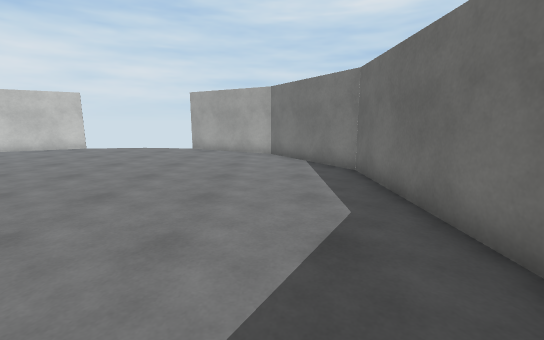
view 1 (above)

12 first-person views from a walk through a 3-D level made in the Unity game engine. The camera is 1.4 m above the floor, tilts 10° down and sees 90° across. The floor is counted in squares, 1 m on a side. Each view is taken from the middle of a square. On the plan, view 1 faces up. The plan holds only what a view shows up to about 13 squares ahead; the rest is blank. The place goes on beyond the plan. Surface patterns are stand-ins for the level's own textures.

view 2
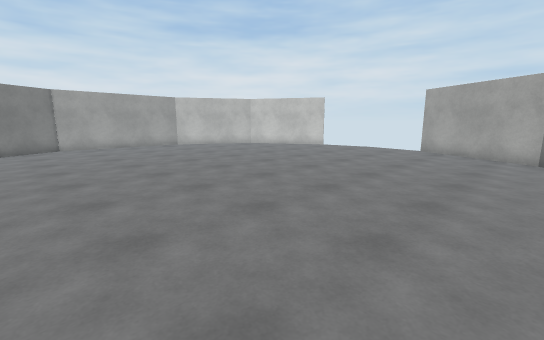

view 3
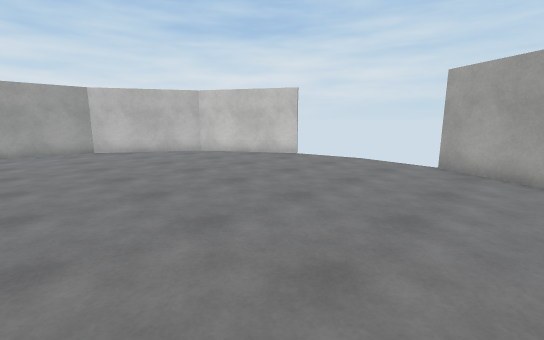

view 4
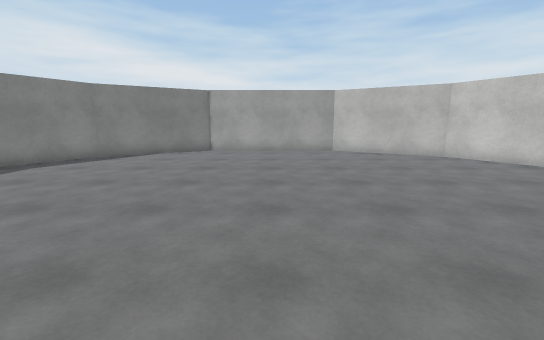

view 5
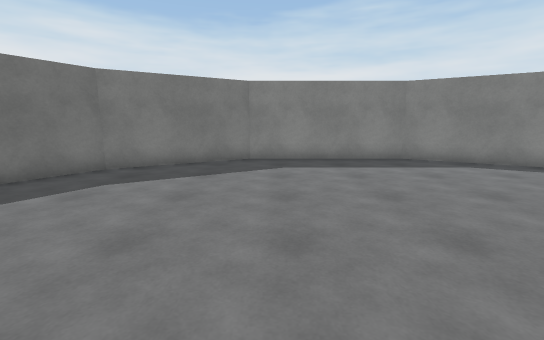

view 6
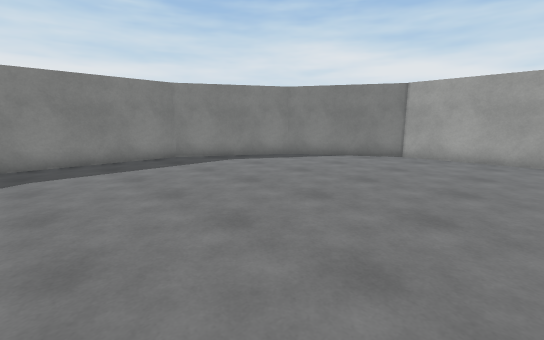

view 7
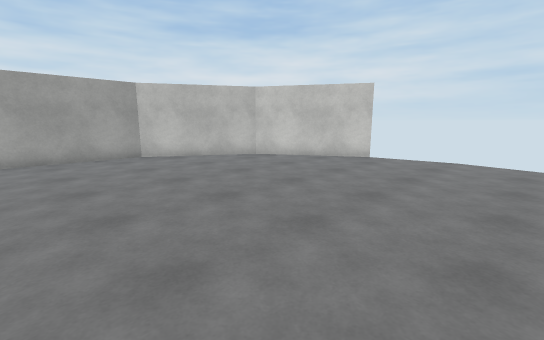

view 8
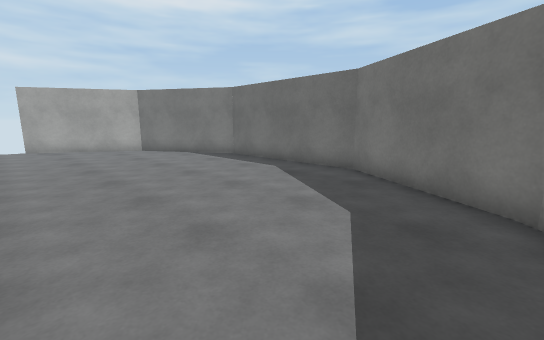

view 9
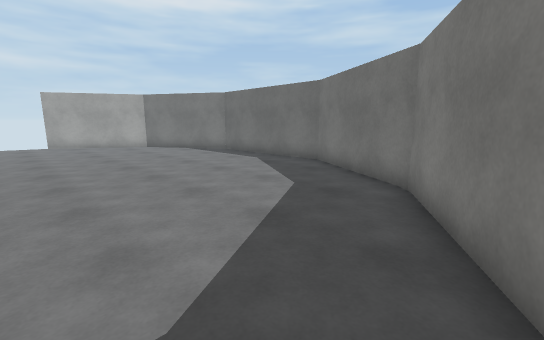

view 10
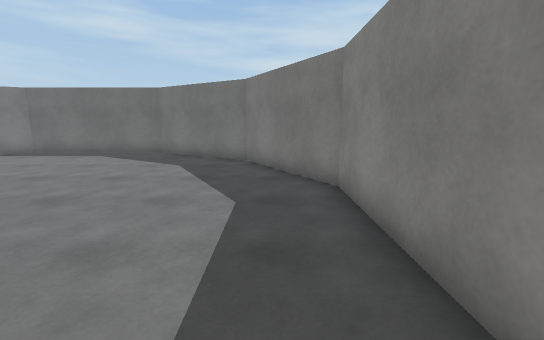

view 11
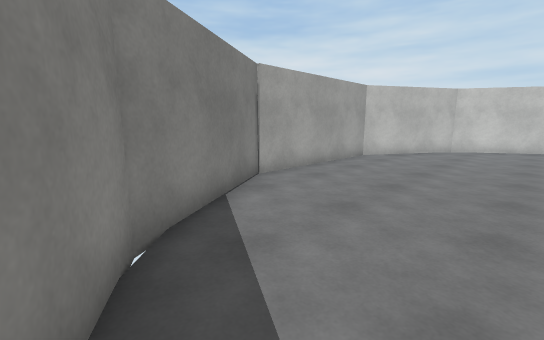

view 12
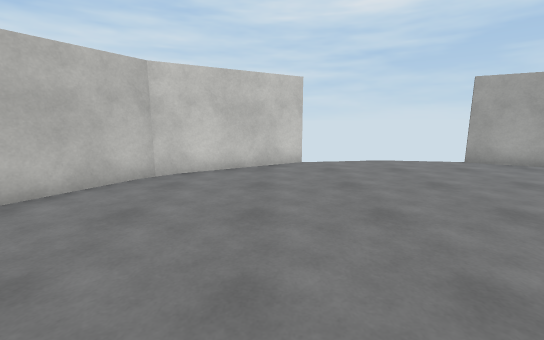

### Floor plan
Points are (right, up) in squares from view 1. A wall is a line through its corners. A room is listed if a view was taken in it or the views show most of it. See-through windows are left out.
Room 1 (views 1, 2, 3, 4, 5, 6, 7, 8, 9, 10, 11, 12)
walls: (-9.8, 14.6) (-14.1, 12.1) (-16.5, 8) (-16.5, 1.9) (-14.1, -2.1) (-10, -4.5) (-4.1, -4.5) (0, -2.1) (2.5, 2) (2.5, 7.9) (0, 12) (-4.2, 14.5)
ways out: gap at (-10, 15)

Where each view was taken, in squares from view 1:
view 1: 0 up, 0 right, facing up
view 2: 0 up, 0 right, facing up-left
view 3: 5 up, 2 left, facing up-left
view 4: 5 up, 3 left, facing left
view 5: 6 up, 5 left, facing down
view 6: 6 up, 5 left, facing down-left
view 7: 4 up, 5 left, facing up-left
view 8: 2 down, 5 left, facing up-right
view 9: 4 down, 6 left, facing up-right
view 10: 3 down, 10 left, facing right
view 11: 3 down, 11 left, facing up-left
view 12: 5 up, 11 left, facing up
